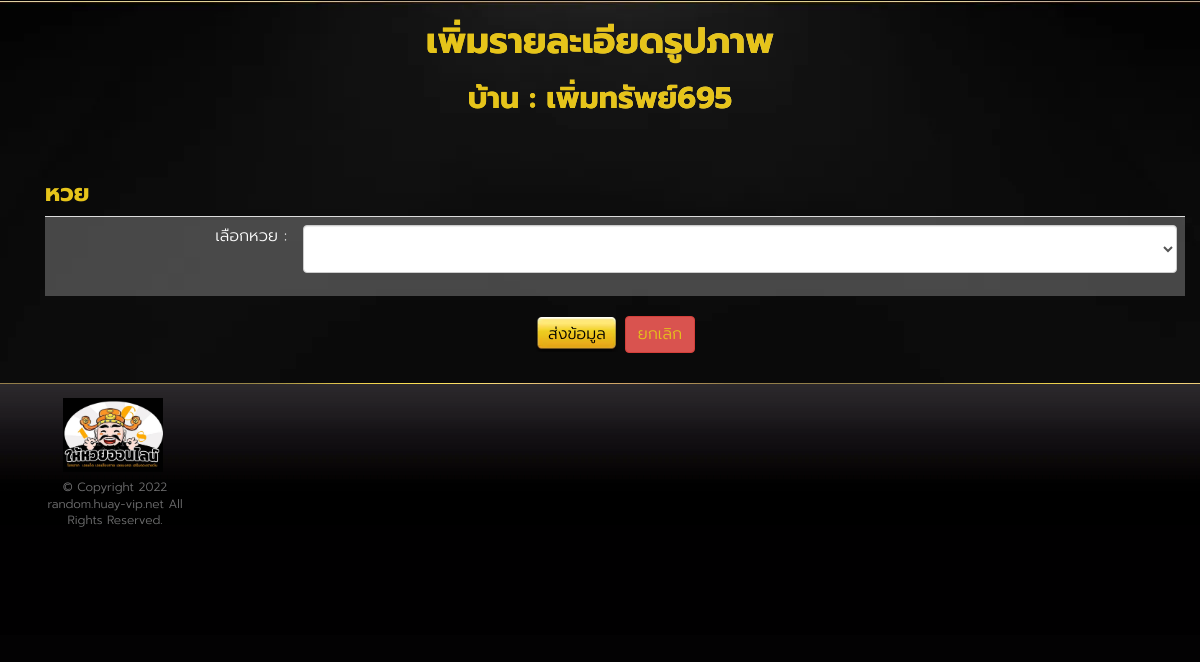
/backend/huay/type/add/permsub695 (signed in), run on an earlier commit of the app's database.
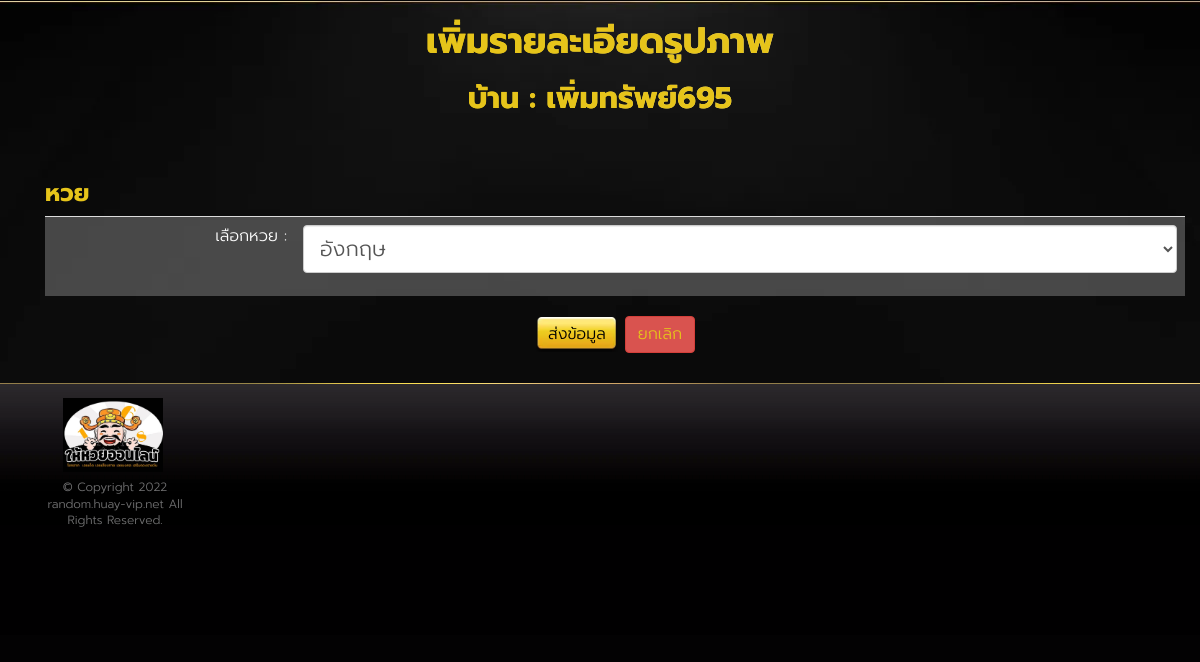
And on a later commit of the database.
### huayrandom/models.py (models this page shows)
class HuayListModel(models.Model):
    short_name = models.CharField(default='None', max_length=255)
    full_name = models.CharField(default='None', max_length=255)
    page_name = models.CharField(default='None', max_length=255)
    time = models.TimeField()
    link = models.CharField(default='None', max_length=255)
    def __str__(self):
        return self.short_name

### huayrandom/views.py (the view, shortened to what this page needs)
@login_required
def AddHuayType(request, username):
    context = {}
    if 'error' in request.session:
        context['error'] = request.session['error']
        request.session['error'] = ''  # clear stuck error in session
    userObject = User.objects.get(username=username)
    profileObject = ProfileModel.objects.get(user=userObject)
    huayFilter = HuayTypeModel.objects.filter(user=userObject)
    huayFilterList = []
    for item in huayFilter:
        huayFilterList.append(item.huay_list.short_name)
    huayAll = HuayListModel.objects.all()
    huayAllIdList = []
    huayAllNameList = []
    for itemAll in huayAll:
        if str(itemAll) not in huayFilterList:
            huayAllNameList.append(str(itemAll))
            huayAllIdList.append(str(itemAll.id))
    huayAllList = zip(huayAllNameList, huayAllIdList)
    fontListObject = FontListModel.objects.all()
    colorListObject = ColorListModel.objects.all()
    context['huayList'] = huayAllList
    context['data'] = profileObject
    context['fontList'] = fontListObject
    context['colorList'] = colorListObject
    context['username'] = username
    return render(request, 'huay_type/add_huay_type.html', context)

### huayrandom/templates/huay_type/add_huay_type.html (shortened to what this page needs)
{% extends 'component/layout.html' %}
{%block content%}
<div class="wrap">
  <section class="slot-home-body">
    <div class="container">
      <div>
        <h1 class="shine-text big-font text-center">เพิ่มรายละเอียดรูปภาพ</h1>
        <h2 class="shine-text big-font text-center">บ้าน : {{data.house_name}}</h2>
      </div>
      <section class="content">
        <div class="container">
          <div class="slot-intro">
            <form method="post">
              <h3>หวย</h3>
              <table class="table table-striped">
                <tr>
                  <td class="text-right">เลือกหวย : </td>
                  <td colspan="9" class="text-center">
                    <div class="form-group">
                      <select name="huay_list_id" class="form-control">
                        {% for item1,item2 in huayList %}
                        <option value="{{item2}}">{{item1}}</option>
                        {% endfor %}
                      </select>
                    </div>
                  </td>
                </tr>
              </table>
              <div class="text-center">
                <button type="submit" class="btn btn-default">ส่งข้อมูล</button>
                <a class="btn btn-danger" href="/backend/huay/type/list/{{username}}">ยกเลิก</a>
              </div>
            </form>
          </div>
        </div>
      </section>
    </div>
    {%endblock content%}

What changed in the data, as far as the page shows it:
added HuayListModel: huay_list_id "อังกฤษ"
